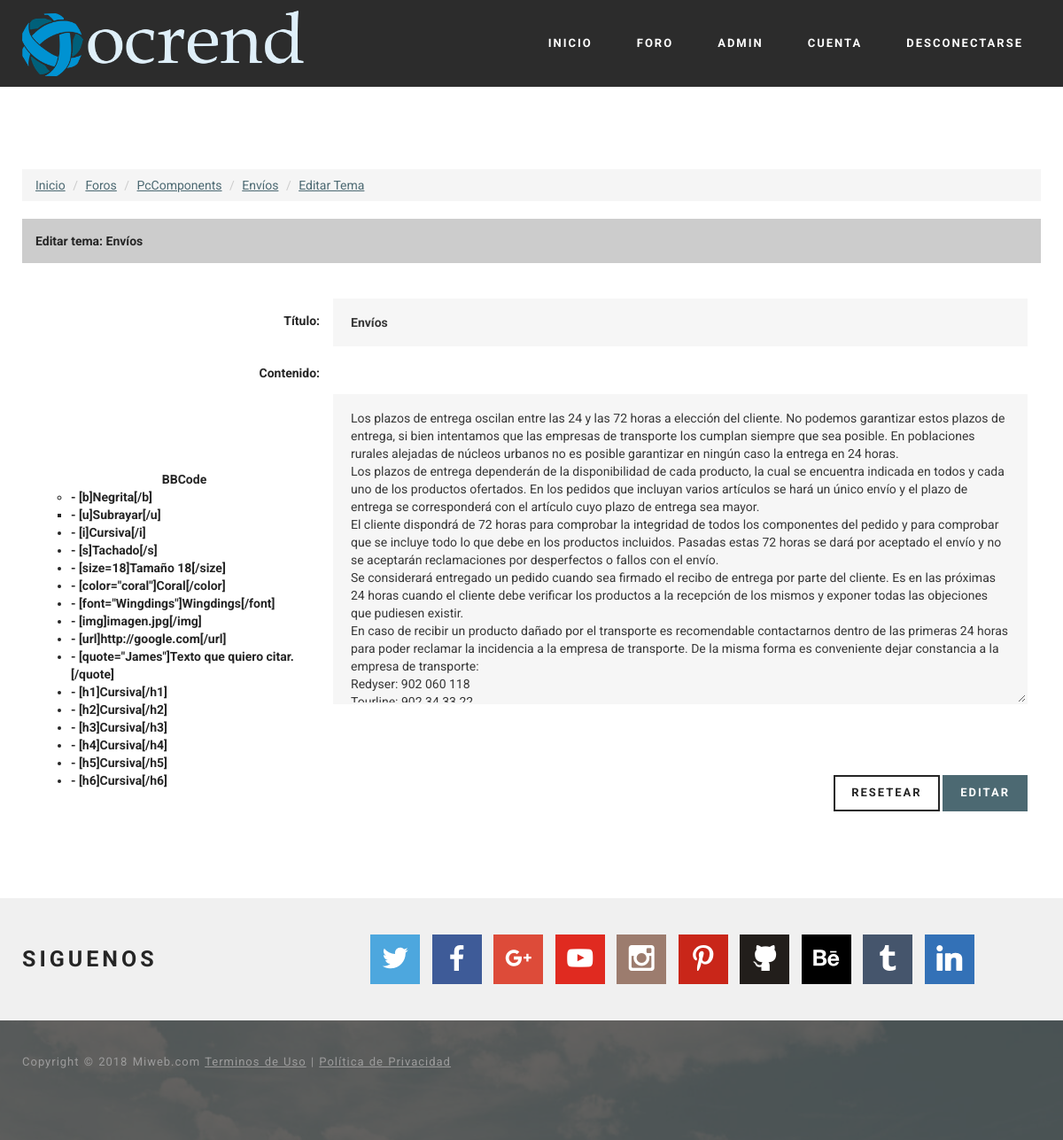
The app's page /index.php?view=temas&mode=edit&id=22&id_foro=14 (signed in), older data.
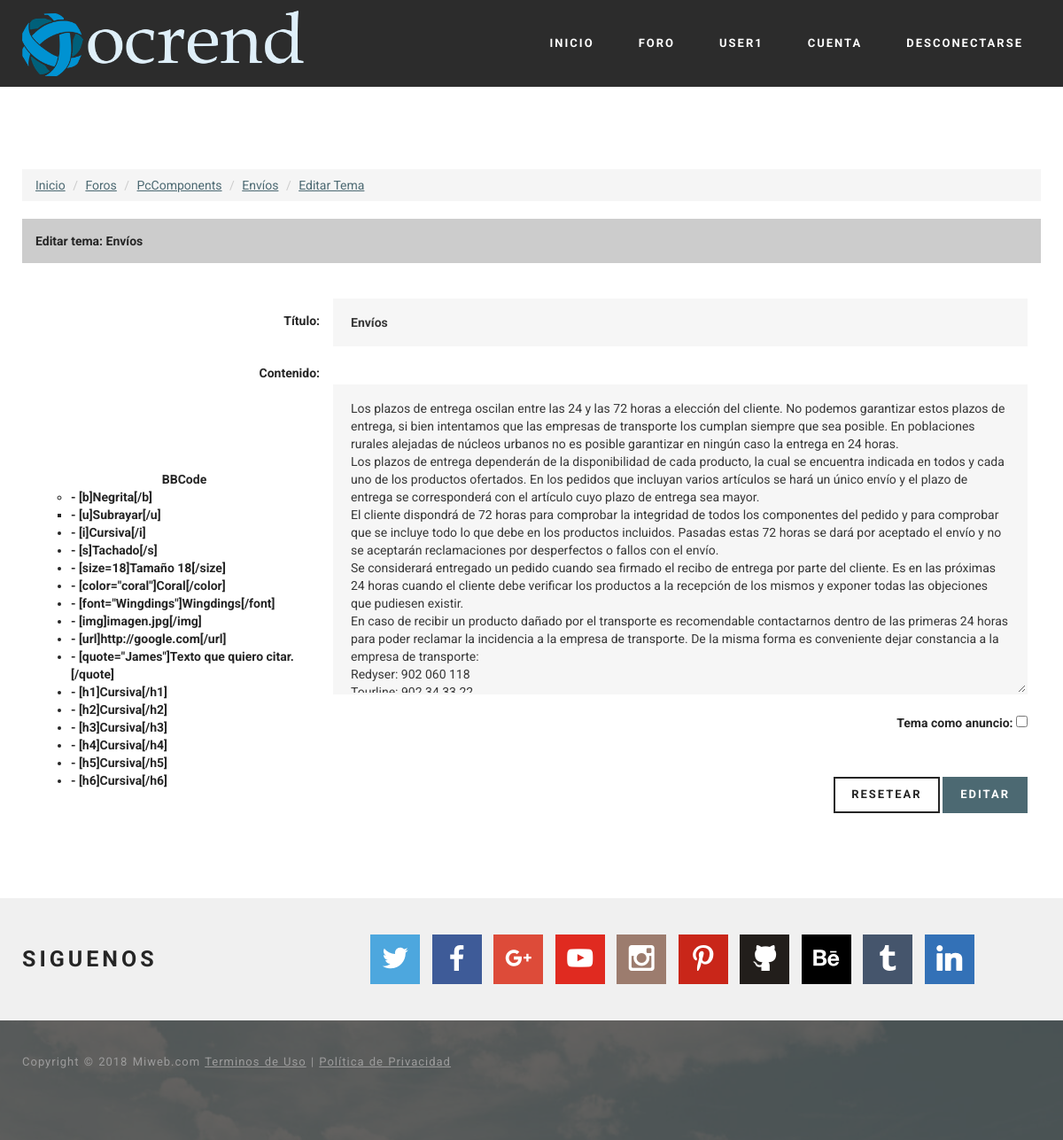
The same page, newer data.
### tables this page shows
CREATE TABLE `users` (
  `id` bigint(255) NOT NULL,
  `user` varchar(17) NOT NULL,
  `pass` varchar(50) NOT NULL,
  `email` varchar(40) NOT NULL,
  `permiso` int(1) NOT NULL DEFAULT '0' COMMENT '0=Usuario normal,  1= moderador  2=admin',
  `activo` int(1) NOT NULL DEFAULT '0',
  `keyreg` varchar(120) NOT NULL DEFAULT '',
  `keypass` varchar(50) NOT NULL,
  `new_pass` varchar(50) NOT NULL,
  `ultima_conexion` int(80) NOT NULL DEFAULT '1539558829',
  `no_leidos` text NOT NULL,
  `img_perfil` varchar(100) NOT NULL DEFAULT 'noavatar.gif',
  `firma` varchar(255) NOT NULL DEFAULT 'Esta es la firma de usuario',
  `rango` varchar(70) NOT NULL DEFAULT 'Usuario',
  `edad` int(3) NOT NULL DEFAULT '18',
  `fecha_reg` varchar(11) NOT NULL DEFAULT '15/10/2018',
  `biografia` varchar(255) NOT NULL DEFAULT 'Biografía del usuario.'
);

### core/bin/functions/Users.php (called while the page is built, shortened)
<?php
function Users(){
$db = new Conexion();
$query =  $db->query("SELECT timer FROM config WHERE id='1' LIMIT 1;");
$timer = $db->recorrer($query)[0];
$db-> liberar($query);
$sql = $db->query("SELECT * FROM users");
$usuarios_actuales_db = $db->rows($sql);
if($_SESSION['cantidad_usuarios'] != $usuarios_actuales_db or (time() - 60) <= $timer) {
  while($d = $db->recorrer($sql)) {
    $users[$d['id']]= $d;}
}else {
  if (!isset($_SESSION['users'])) {
    while($d = $db->recorrer($sql)) {
      $users[$d['id']]= $d;}
  } else {
    $users = $_SESSION['users'];
  }
}
return $_SESSION['users'];
}
?>

### core/core.php (called while the page is built, shortened)
<?php
require('core/models/class.Conexion.php');
require('core/bin/functions/Users.php');
$_users = Users();
?>

### core/models/class.Conexion.php (called while the page is built, shortened)
<?php
class Conexion extends mysqli {
public function rows($query){
  return mysqli_num_rows($query);
}
public function liberar($query){
  return mysqli_free_result($query);
}
public function recorrer($query){
  return mysqli_fetch_array($query);
}
}
 ?>

### core/models/class.Temas.php (called while the page is built, shortened)
<?php
class Temas{
  private $db;
  private $id;
  public function __construct(){
  $this->db = new Conexion();
  $this->id = isset($_GET['id']) ? intval($_GET['id']) : null;
  }
  public function Check(){
    $sql = $this->db->query("SELECT * FROM temas WHERE id='$this->id' LIMIT 1; ");
    if ($this->db->rows($sql) > 0) {
      $tema = $this->db->recorrer($sql);
    } else {
      $tema= false;
    }
    $this->db->liberar($sql);
    return $tema;
  }
}
 ?>

### html/forum/temas/edit_tema.php (the view, shortened to what the changed rows need)
<?php include(HTML_DIR . 'overall/header.php'); ?>
<body>
<?php include(HTML_DIR . 'overall/topnav.php'); ?>
 <section class="mbr-section mbr-after-navbar" id="content1-10">
     <div class="mbr-section__container container mbr-section__container--isolated">
<table width="100%" border="0" cellspacing="2" cellpadding="2">
   <tr>
     <th scope="col" bgcolor="#CCCCCC" style="margin-bottom:5px; height:32px;" >
       <div align="left" style="margin-left:15px; margin-top:15px; margin-bottom:15px;">
         Editar tema: <?php echo $tema['titulo']?></div></th>
   </tr>
 </table> <br /> <br />
  <div class="col-sm-12">
    <table width="100%" border="0" cellspacing="5" cellpadding="5">
      <form class="form-horizontal" action="?view=temas&mode=edit&id_foro=<?php echo $id_foro; ?>&id=<?php echo $_GET['id']; ?>" method="POST" enctype="application/x-www-form-urlencoded">
      <fieldset>
      <tr>
        <th width="30%">
          <div style="float: right;">
            <label class="col-lg-2 control-label">Título:</label>
          </div>
        </th>
        <th colspan="2">
          <input type="text" class="form-control" maxlength="250" name="titulo" placeholder="Nombre para el tema" value="<?php echo $tema['titulo']; ?>"/>
        </th>
      </tr>
      <tr>
        <th rowspan="2" align="center" valign="top" scope="row"><br />
        <div style="float: right;"><label class="col-lg-2 control-label">Contenido:</label></div>
<br/><br/><br/><br/><br/><br/>
<div><center>BBCode</center>
<ul>
<li type="circle">- [b]Negrita[/b]</li>
<li type="square">- [u]Subrayar[/u]</li>
<li type="disc">- [i]Cursiva[/i]</li>
<li type="disc">- [s]Tachado[/s]</li>
<li type="disc">- [size=18]Tamaño 18[/size]</li>
<li type="disc">- [color="coral"]Coral[/color]</li>
<li type="disc">- [font="Wingdings"]Wingdings[/font]</li>
<li type="disc">- [img]imagen.jpg[/img]</li>
<li type="disc">- [url]http://google.com[/url]</li>
<li type="disc">- [quote="James"]Texto que quiero citar.[/quote]</li>
<li type="disc">- [h1]Cursiva[/h1]</li>
<li type="disc">- [h2]Cursiva[/h2]</li>
<li type="disc">- [h3]Cursiva[/h3]</li>
<li type="disc">- [h4]Cursiva[/h4]</li>
<li type="disc">- [h5]Cursiva[/h5]</li>
<li type="disc">- [h6]Cursiva[/h6]</li>
</ul>
</div><br/>
        </th>
        <td colspan="2" align="center" >
<br />
<br />
<?php
if ($_users[$_SESSION['app_id']]['permiso'] > 0) {
  $cheked = $tema['tipo'] == 2 ? 'checked' : '';
  echo '
  <div style="float: right;">
    <label class="control-label">
      Tema como anuncio:
      <input type="checkbox" value="2" name="anuncio" '. $cheked .'/>
    </label></div>
  ';
}
?>
      </td>
      </tr>
    </fieldset>
</form>
    </table>
 </div>
 </section>
 </body>
 </html>

### html/overall/topnav.php (shortened to what the changed rows need)
<section class="mbr-navbar mbr-navbar--freeze mbr-navbar--absolute mbr-navbar--sticky mbr-navbar--auto-collapse" id="ext_menu-0">
    <div class="mbr-navbar__section mbr-section">
        <div class="mbr-section__container container">
            <div class="mbr-navbar__container">
                <div class="mbr-navbar__column mbr-navbar__menu">
                    <nav class="mbr-navbar__menu-box mbr-navbar__menu-box--inline-right">
                        <div class="mbr-navbar__column"><ul class="mbr-navbar__items mbr-navbar__items--right mbr-buttons mbr-buttons--freeze mbr-buttons--right btn-decorator mbr-buttons--active"><li class="mbr-navbar__item">
<?php
if(!isset($_SESSION['app_id'])){
  echo '<a class="mbr-buttons__link btn text-white" data-toggle="modal" data-target="#Login">INICIAR SESIÓN</a></li><li class="mbr-navbar__item">
  <div class="mbr-navbar__column"><ul class="mbr-navbar__items mbr-navbar__items--right mbr-buttons mbr-buttons--freeze mbr-buttons--right btn-inverse mbr-buttons--active">
  <li class="mbr-navbar__item"><a class="mbr-buttons__btn btn btn-danger" data-toggle="modal" data-target="#Registro">REGISTRO</a></li></ul></div>
';
}else {
  echo '<a class="mbr-buttons__link btn text-white" href="?view=perfil&id='.$_SESSION['app_id'].'">'. strtoupper($_users[$_SESSION['app_id']]['user']) .'</a></li><li class="mbr-navbar__item">
        <a class="mbr-buttons__link btn text-white" href="?view=cuenta">CUENTA</a></li><li class="mbr-navbar__item">
        <a class="mbr-buttons__link btn text-white" href="?view=logout">DESCONECTARSE</a></li><li class="mbr-navbar__item">
  ';
}
?>
                    </nav>
                </div>
            </div>
        </div>
    </div>
</section>

Row changes from the older to the newer data that the page shows:
changed users: user "ADMIN" → "USER1"; permiso 0 → 2 (drawn)
Text that changed along with them:
form field anuncio: (not shown) → "☐"
text now shown: "Tema como anuncio:"
